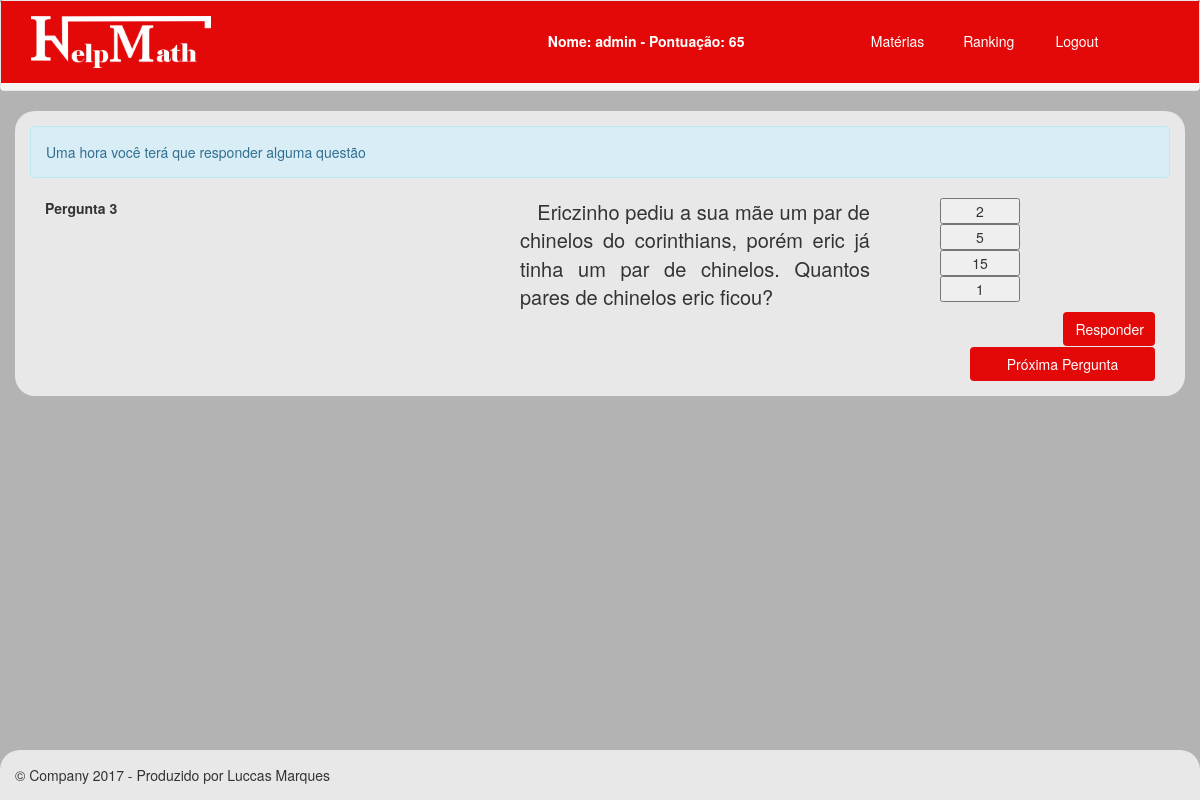
Screenshot of /jogos/soma/fase.php?pergunta=passou&id=3 (signed in) with the database file from the repository.
### tables this page shows
CREATE TABLE `perguntas` (
  `id` int(11) NOT NULL,
  `nome` varchar(250) NOT NULL,
  `questao` text NOT NULL,
  `id_fase` int(11) NOT NULL,
  `peso` int(11) NOT NULL,
  `pesoNegativo` int(11) NOT NULL
);

CREATE TABLE `respostas` (
  `id` int(11) NOT NULL,
  `resposta` int(11) NOT NULL,
  `id_pergunta` int(11) NOT NULL,
  `correta` int(11) NOT NULL
);

### jogos/soma/fase.php (the view, shortened to what this page needs)
<?php
include("header.php");
include "../../config/config.php";
$varId = $_GET['id'];
$sql3 = "SELECT *
FROM perguntas";
$resultado3 = $conecta->query($sql3);
$cont = mysqli_num_rows($resultado3);
$sql = "SELECT
          id,
          perguntas.nome AS nomeQuestao,
          perguntas.questao AS textoQuestao,
          perguntas.peso AS pesoQuestao,
          perguntas.pesoNegativo AS pesoQuestaoNegativo
        FROM perguntas WHERE id = $varId";
$resultado = $conecta->query($sql);
?>
<!DOCTYPE html>
<html lang="en">
  <head>
    <link href="../../lib/css/bootstrap.css" rel="stylesheet">
    <link href="../../lib/css/rowcss.css" rel="stylesheet">
  </head>
  <body class="fundogeral" >
        <div class="container fundoindex">
        <?php
  $varAcertou = "acertou";
  $varSorte = "boa";
  $varErrou = "errou";
  $varPassou = "passou";
  if( $_GET['pergunta']== $varAcertou){
    echo "<div class='alert alert-success' role='alert'>Parabéns, você acertou a questão anterior</div>";
  }elseif ($_GET['pergunta']== $varErrou) {
    echo "
    <div class='alert alert-danger' role='alert'>Poxa, você errou a questão anterior</div> ";
  }elseif($_GET['pergunta']== $varPassou){
    echo "<div class='alert alert-info' role='alert'>Uma hora você terá que responder alguma questão</div>";
  }elseif ($_GET['pergunta']==$varSorte) {
    echo "<div class='alert alert-success' role='alert'>Boa sorte nas questões</div>";
  }
?>
        <form method="POST" action="../../controller/correcao.php?id=<?php echo $varId; ?>">
        <?php
if($varId<=$cont){
 while($registro = $resultado->fetch_assoc()){
$sql2 = "SELECT
resposta
FROM respostas WHERE id_pergunta=".$registro['id'];
$resultado2 = $conecta->query($sql2);
?>
        <div class="tituloFeed col-md-5"><b><?php echo $registro['nomeQuestao']  ?></b></div>
        <div class="textoIntroducao col-md-4  ">&nbsp;&nbsp;&nbsp;<?php  echo $registro['textoQuestao']  ?></div>
        <?php
while($registro2 = $resultado2->fetch_assoc()){
        ?>
<div class="col-md-2">
<input class="col-md-offset-3 col-md-6 danger" type="button" value="<?php echo $registro2['resposta'] ?>" ></input>
</div>
<?php
}
}
}else{
  header ("Location: ../../index.php");
}
?>
<div class="col-md-12">
  <div class="col-md-11"></div>
<button id="button1id" type="submit" name="button1id" class="btn entrar col-md-1"> Responder </button>
</div>
   </form>
<div class="row">
<div class="col-md-12"></div>
</div>
<div class="col-md-12">
<div class="col-md-2"></div>
<div class="col-md-8"></div>
<a href="fase.php?pergunta=passou&id=<?php echo $varId+=1; ?>">
<button class="btn entrar col-md-2"> Próxima Pergunta </button>
</a>
</div>
        </div>
      <footer class="footer fundofooter fixed-bottom">
        <p>&copy; Company 2017 - Produzido por Luccas Marques</p>
      </footer>
  </body>
</html>

### rows the page displays
perguntas: nome "Pergunta 3", questao "Ericzinho pediu a sua mãe um par de chinelos do corinthians, porém eric já tinha um par de chinelos. Quantos pares de chinelos eric ficou?"
respostas: resposta "2"
respostas: resposta "5"
respostas: resposta "15"
respostas: resposta "1"

### other values shown
$nomeUsuario "admin"
$expUsuario "65"
